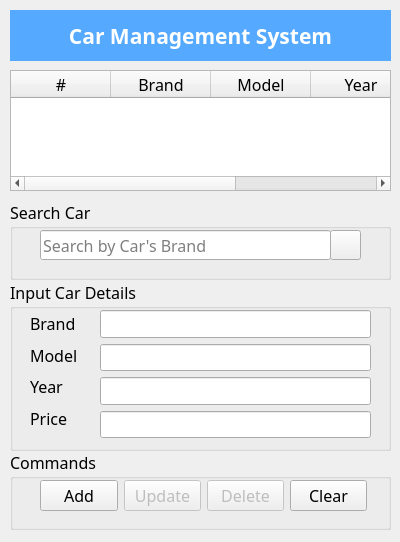
<?xml version="1.0" encoding="UTF-8"?>
<ui version="4.0">
 <class>Form</class>
 <widget class="QWidget" name="Form">
  <property name="geometry">
   <rect>
    <x>0</x>
    <y>0</y>
    <width>400</width>
    <height>542</height>
   </rect>
  </property>
  <property name="font">
   <font>
    <family>Nunito</family>
    <pointsize>12</pointsize>
   </font>
  </property>
  <property name="windowTitle">
   <string>Car Management System:CMS</string>
  </property>
  <property name="windowIcon">
   <iconset>
    <normaloff>icons/racing.png</normaloff>icons/racing.png</iconset>
  </property>
  <widget class="QLabel" name="label">
   <property name="geometry">
    <rect>
     <x>10</x>
     <y>10</y>
     <width>381</width>
     <height>51</height>
    </rect>
   </property>
   <property name="font">
    <font>
     <family>Nunito</family>
     <pointsize>16</pointsize>
     <bold>true</bold>
    </font>
   </property>
   <property name="styleSheet">
    <string notr="true">background-color: rgb(85, 170, 255);
color: rgb(255, 255, 255);</string>
   </property>
   <property name="text">
    <string>Car Management System</string>
   </property>
   <property name="alignment">
    <set>Qt::AlignCenter</set>
   </property>
  </widget>
  <widget class="QTableWidget" name="tb_car">
   <property name="geometry">
    <rect>
     <x>10</x>
     <y>70</y>
     <width>381</width>
     <height>121</height>
    </rect>
   </property>
   <attribute name="horizontalHeaderVisible">
    <bool>true</bool>
   </attribute>
   <attribute name="verticalHeaderVisible">
    <bool>false</bool>
   </attribute>
   <column>
    <property name="text">
     <string>#</string>
    </property>
   </column>
   <column>
    <property name="text">
     <string>Brand</string>
    </property>
   </column>
   <column>
    <property name="text">
     <string>Model</string>
    </property>
   </column>
   <column>
    <property name="text">
     <string>Year</string>
    </property>
   </column>
   <column>
    <property name="text">
     <string>Price</string>
    </property>
   </column>
  </widget>
  <widget class="QGroupBox" name="groupBox">
   <property name="geometry">
    <rect>
     <x>10</x>
     <y>200</y>
     <width>381</width>
     <height>80</height>
    </rect>
   </property>
   <property name="title">
    <string>Search Car</string>
   </property>
   <widget class="QLineEdit" name="txt_search">
    <property name="geometry">
     <rect>
      <x>30</x>
      <y>30</y>
      <width>291</width>
      <height>30</height>
     </rect>
    </property>
    <property name="placeholderText">
     <string>Search by Car's Brand</string>
    </property>
   </widget>
   <widget class="QPushButton" name="btn_search">
    <property name="geometry">
     <rect>
      <x>320</x>
      <y>30</y>
      <width>31</width>
      <height>30</height>
     </rect>
    </property>
    <property name="text">
     <string/>
    </property>
    <property name="icon">
     <iconset>
      <normaloff>icons/add.png</normaloff>icons/add.png</iconset>
    </property>
   </widget>
  </widget>
  <widget class="QGroupBox" name="groupBox_2">
   <property name="geometry">
    <rect>
     <x>10</x>
     <y>280</y>
     <width>381</width>
     <height>171</height>
    </rect>
   </property>
   <property name="title">
    <string>Input Car Details</string>
   </property>
   <widget class="QWidget" name="layoutWidget">
    <property name="geometry">
     <rect>
      <x>20</x>
      <y>30</y>
      <width>48</width>
      <height>121</height>
     </rect>
    </property>
    <layout class="QVBoxLayout" name="verticalLayout">
     <item>
      <widget class="QLabel" name="label_2">
       <property name="text">
        <string>Brand</string>
       </property>
      </widget>
     </item>
     <item>
      <widget class="QLabel" name="label_3">
       <property name="text">
        <string>Model</string>
       </property>
      </widget>
     </item>
     <item>
      <widget class="QLabel" name="label_4">
       <property name="text">
        <string>Year</string>
       </property>
      </widget>
     </item>
     <item>
      <widget class="QLabel" name="label_5">
       <property name="text">
        <string>Price</string>
       </property>
      </widget>
     </item>
    </layout>
   </widget>
   <widget class="QWidget" name="layoutWidget">
    <property name="geometry">
     <rect>
      <x>90</x>
      <y>30</y>
      <width>271</width>
      <height>128</height>
     </rect>
    </property>
    <layout class="QVBoxLayout" name="verticalLayout_2">
     <item>
      <widget class="QLineEdit" name="txt_brand"/>
     </item>
     <item>
      <widget class="QLineEdit" name="txt_model"/>
     </item>
     <item>
      <widget class="QLineEdit" name="txt_year"/>
     </item>
     <item>
      <widget class="QLineEdit" name="txt_price"/>
     </item>
    </layout>
   </widget>
  </widget>
  <widget class="QGroupBox" name="groupBox_3">
   <property name="geometry">
    <rect>
     <x>10</x>
     <y>450</y>
     <width>381</width>
     <height>80</height>
    </rect>
   </property>
   <property name="title">
    <string>Commands</string>
   </property>
   <widget class="QWidget" name="layoutWidget">
    <property name="geometry">
     <rect>
      <x>30</x>
      <y>30</y>
      <width>327</width>
      <height>32</height>
     </rect>
    </property>
    <layout class="QHBoxLayout" name="horizontalLayout">
     <item>
      <widget class="QPushButton" name="btn_add">
       <property name="text">
        <string>Add</string>
       </property>
       <property name="icon">
        <iconset>
         <normaloff>icons/add.png</normaloff>icons/add.png</iconset>
       </property>
      </widget>
     </item>
     <item>
      <widget class="QPushButton" name="btn_update">
       <property name="enabled">
        <bool>false</bool>
       </property>
       <property name="text">
        <string>Update</string>
       </property>
       <property name="icon">
        <iconset>
         <normaloff>icons/updated.png</normaloff>icons/updated.png</iconset>
       </property>
      </widget>
     </item>
     <item>
      <widget class="QPushButton" name="btn_delete">
       <property name="enabled">
        <bool>false</bool>
       </property>
       <property name="text">
        <string>Delete</string>
       </property>
       <property name="icon">
        <iconset>
         <normaloff>icons/delete.png</normaloff>icons/delete.png</iconset>
       </property>
      </widget>
     </item>
     <item>
      <widget class="QPushButton" name="btn_clear">
       <property name="text">
        <string>Clear</string>
       </property>
       <property name="icon">
        <iconset>
         <normaloff>icons/clean.png</normaloff>icons/clean.png</iconset>
       </property>
      </widget>
     </item>
    </layout>
   </widget>
  </widget>
 </widget>
 <resources/>
 <connections/>
</ui>
